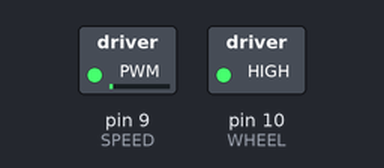
Bench run of a sketch on a simulated Arduino Uno, built with avr-gcc and run on an emulated ATmega328P. On the bench: switched loads named in the sketch (green lamp = pin HIGH).

Above: at 0.1 s.
Timing chart, 0 to 1.6 s (numbered marks = the images above):
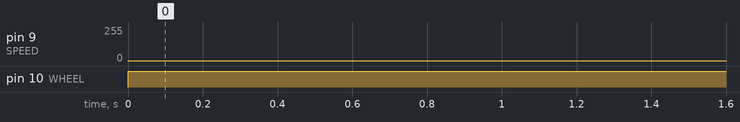

The sketch:

DCMoterEcho.ino
```cpp
int SPEED = 9;
int WHEEL = 10;

void setup() {
  Serial.begin(9600);
  pinMode(SPEED, OUTPUT);
  pinMode(WHEEL, OUTPUT);
}

void loop() {
  digitalWrite(WHEEL, HIGH);
  analogWrite(SPEED, HIGH);
}
```

Measured:
- by itself, pin 9 (SPEED): 0/255 → 1/255 at 0.00 s
- by itself, pin 10 (WHEEL): LOW → HIGH at 0.00 s
